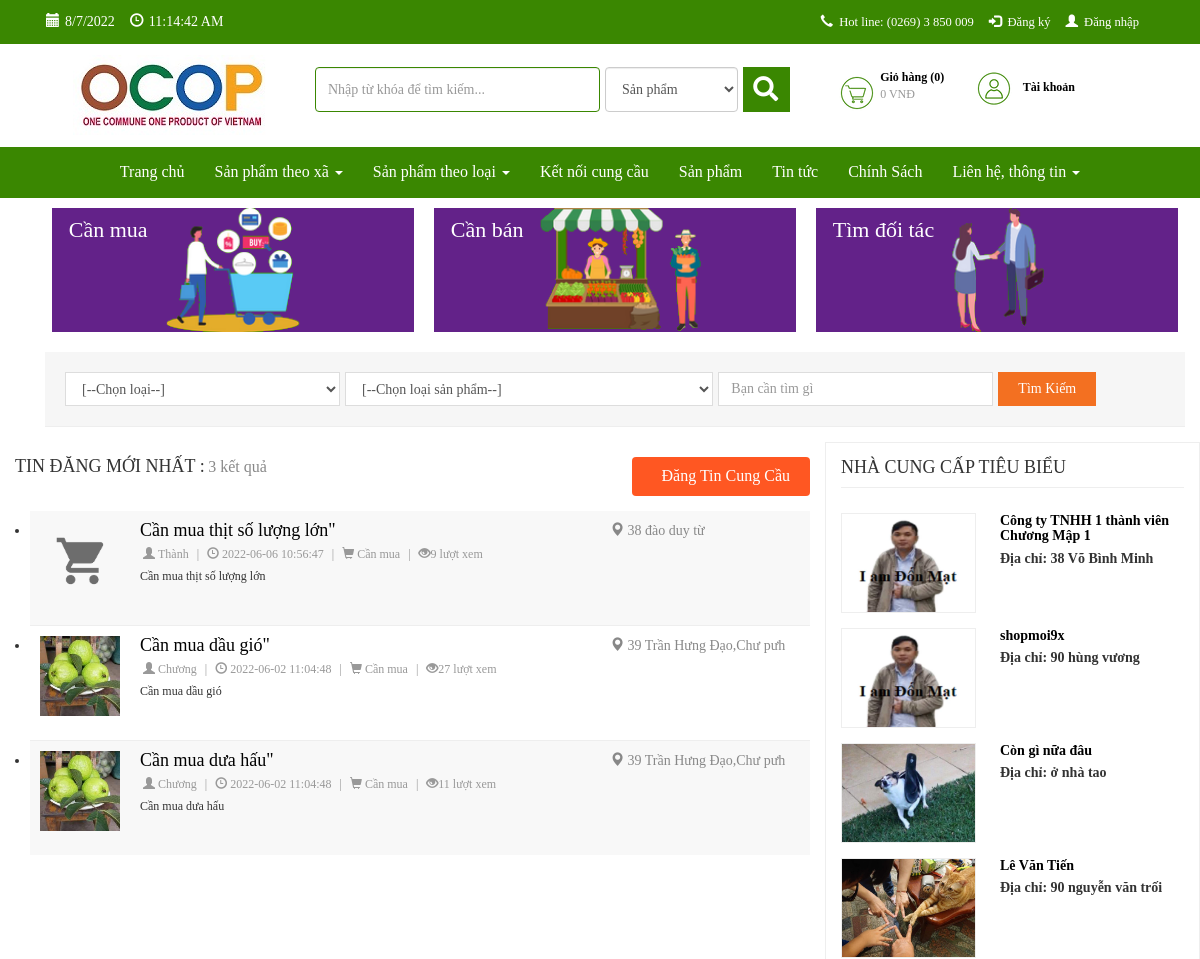
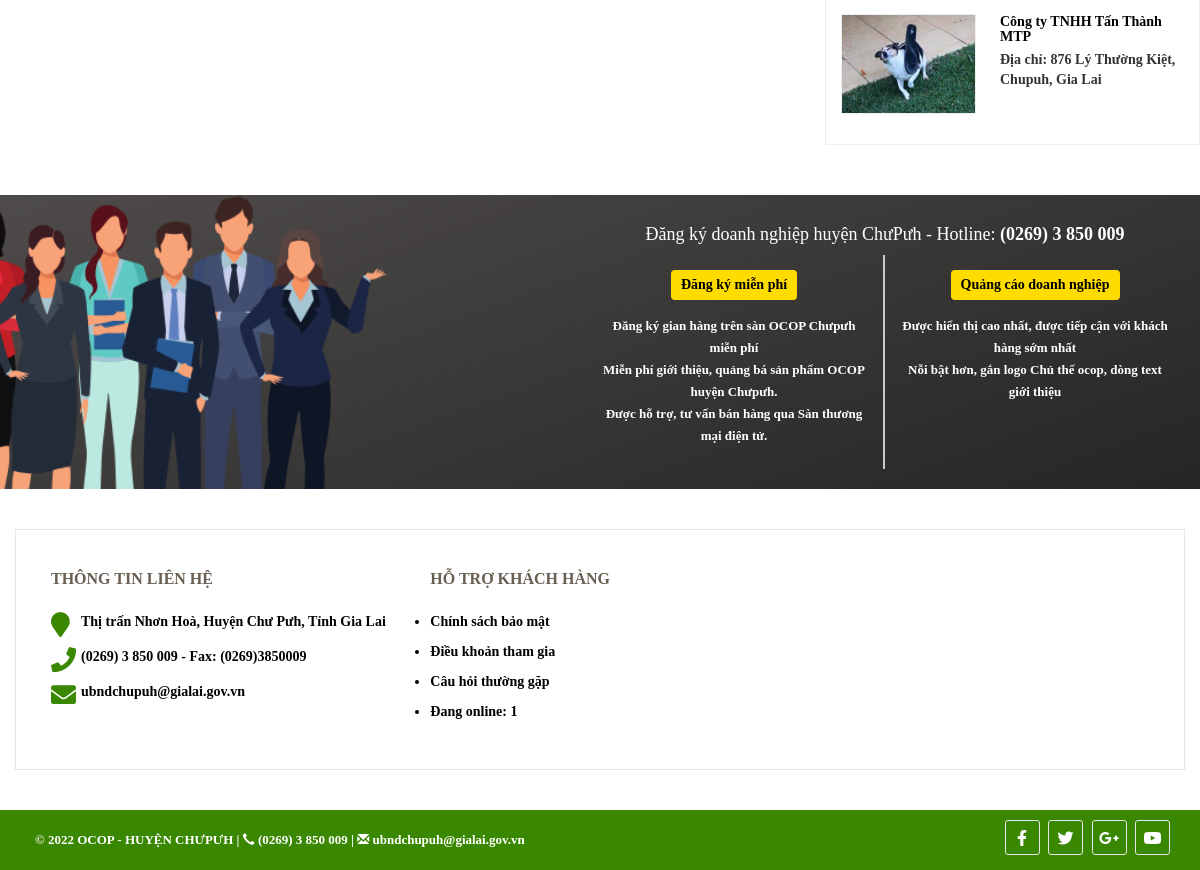
The page /index.php/ketnoicungcau/cung on the database its author committed (2 pictures, top to bottom).
### tables this page shows
CREATE TABLE `db_ketnoicungcau` (
  `id` int(11) NOT NULL,
  `nguoidang` varchar(100) NOT NULL,
  `phone` varchar(100) NOT NULL,
  `address` varchar(255) NOT NULL,
  `tieude` varchar(255) NOT NULL,
  `detail` text NOT NULL,
  `catid` int(11) DEFAULT NULL,
  `ngaydang` datetime NOT NULL,
  `luotxem` int(11) NOT NULL,
  `trash` int(1) NOT NULL DEFAULT 1,
  `status` int(1) NOT NULL DEFAULT 1,
  `price` varchar(255) NOT NULL,
  `hinhanh` varchar(255) DEFAULT NULL,
  `type` int(11) NOT NULL DEFAULT 1
);

CREATE TABLE `db_user` (
  `id` int(11) NOT NULL,
  `fullname` varchar(255) NOT NULL,
  `username` varchar(225) NOT NULL,
  `password` varchar(64) NOT NULL,
  `role` int(11) NOT NULL,
  `email` varchar(255) NOT NULL,
  `gender` int(1) NOT NULL,
  `phone` varchar(15) NOT NULL,
  `address` varchar(255) NOT NULL,
  `img` varchar(255) NOT NULL,
  `created` datetime NOT NULL,
  `trash` int(1) NOT NULL DEFAULT 1,
  `status` int(1) NOT NULL DEFAULT 1,
  `detail` text DEFAULT NULL,
  `star` int(11) NOT NULL DEFAULT 1
);

### application/controllers/Ketnoicungcau.php (called while the page is built, shortened)
<?php
class Ketnoicungcau extends CI_Controller {
    function __construct() {
        $this->load->model('frontend/Mproduct');
        $this->load->model('frontend/Mcategory');
        $this->load->model('frontend/Mcontent');
		$this->load->model('frontend/Mproducer');
		$this->load->model('backend/Muser');
		$this->load->model('frontend/Mketnoicungcau');
        $this->data['com']='ketnoicungcau';
    }
	public function cung(){
		$this->load->library('phantrang');
		$limit=10;
		$current=$this->phantrang->PageCurrent();
		$first=$this->phantrang->PageFirst($limit, $current);
		$type =1;
		$total=$this->Mketnoicungcau->cungcau_list_count($type);
		$this->data['strphantrang']=$this->phantrang->PagePer($total, $current, $limit, $url='ketnoicungcau');
		$this->data['list']=$this->Mketnoicungcau->cungcau_list($limit,$first,$type);
		$this->data['listShop']=$this->Muser->users_banhang_five();
		$this->data['title']="OCOP CHƯPƯH - Liên hệ";
		$this->data['view']='index';
		$this->load->view('frontend/layout',$this->data);
	}
}

### index.php (called while the page is built, shortened)
<?php
require_once BASEPATH.'core/CodeIgniter.php';

### application/models/frontend/Mketnoicungcau.php (called while the page is built, shortened)
<?php
class Mketnoicungcau extends CI_Model {
    public function __construct()
    {
        $this->table = $this->db->dbprefix('ketnoicungcau');
    }
    public function cungcau_list($limit, $first,$type){
        $this->db->where('trash', 1);
		$this->db->where('status', 1);
		$this->db->where('type', $type);
        $this->db->order_by('ngaydang', 'desc');
        $query = $this->db->get($this->table, $limit, $first);
        return $query->result_array();
    }
	public function cungcau_list_count($type){
        $this->db->where('status', 1);
        $this->db->where('trash', 1);
		$this->db->where('type', $type);
        $query = $this->db->get($this->table);
        return count($query->result_array());
    }
}

### application/models/backend/Muser.php (called while the page is built, shortened)
<?php if ( ! defined('BASEPATH')) exit('No direct script access allowed');
class Muser extends CI_Model {
	public function __construct(){
        $this->table = $this->db->dbprefix('user');
    }
	public function users_banhang_five(){
        $this->db->where('trash', 1);
        $this->db->where('id !=', 1);
		$this->db->where('role !=', 1);
		$this->db->limit(5);
        $this->db->order_by('id', 'desc');
        $query = $this->db->get($this->table);
        return $query->result_array();
    }
}

### application/views/frontend/components/ketnoicungcau/index.php (the view, shortened to what this page needs)
<section>
	<div class="container">
		<div class="container">
			<div class="buy-center">
				<div class="box-mark">
					<div class="row wrap-box-mark">
						<div class="col-md-4 col-xs-4">
							<div class="col-mark">
								<a href="ketnoicungcau/cung">
									<img src="public/images/ketnoicungcau/mua.png" class="cursorsHover" style="width:100%;height:100%">
									<div class="headingmark cursorsHover">Cần mua</div>
								</a>
							</div>
						</div>
						<div class="col-md-4 col-xs-4">
							<div class="col-mark">
								<a href="ketnoicungcau/cau">
									<img src="public/images/ketnoicungcau/ban.png" class="cursorsHover" style="width:100%;height:100%">
									<div class="headingmark cursorsHover">Cần bán</div>
								</a>
							</div>
						</div>
						<div class="col-md-4 col-xs-4">
							<div class="col-mark">
								<a href="ketnoicungcau/doitac">
									<img src="public/images/ketnoicungcau/lienket.png" style="width:100%;height:100%">
									<div class="headingmark">Tìm đối tác</div>
								</a>
							</div>
						</div>
					</div>
				</div>
				<div class="search-kncc">
					<div class="form-inline">
					<form style="width:100%" action="<?php echo base_url() ?>ketnoicungcau/timkiem" method="POST" accept-charset="utf-8">
						<div class="col-md-3 col-100">
							<div class="form-group" style="width: 100%">
								<div class="input-group" style="width: 100%">
									<select name="loaicungcau" id="loaicungcau" class="form-control">
										<option value="">[--Chọn loại--]</option>
									</select>
								</div>
							</div>
						</div>
						<div class="col-md-4 col-100">
							<div class="form-group" style="width: 100%">
								<div class="input-group" style="width: 100%">
									<select name="loaisp" id="loaisp" class="form-control">
										<option value="">[--Chọn loại sản phẩm--]</option>
									</select>
								</div>
							</div>
						</div>
						<div class="col-md-3 col-100">
							<div class="form-group" style="width: 100%">
								<div class="input-group" style="width: 100%">
									<input style="width: 100%" value="" type="text" class="form-control" name="keyword" id="keyword" placeholder="Bạn cần tìm gì">
								</div>
							</div>
						</div>
						<div class="col-md-2 col-100">
							<div class="form-group" style="width: 100%">
								<div class="input-group" style="width: 100%">
									<button type="submit" class="btn-grid-search cursorsHover" id="btn-search-ads">Tìm kiếm</button>
								</div>
							</div>
						</div>
					</form>
					</div>
				</div>
				<div class="row">
					<div class="col-md-8">
						<div class="row heading-page- ">
							<div class="col-md-6  col-xs-12  block-h1 results-typeAds">
								<h1>TIN ĐĂNG MỚI NHẤT :</h1>
								<h4 name="results-count"> <?php echo count($list) ?> kết quả</h4>
							</div>
							<div class="col-md-6  col-xs-12  block-h1" style="padding-right:15px !important">
								<?php if($this->session->userdata('sessionKhachHang')) :?>
									<button class="button-dangtin" data-toggle="modal" data-target="#cungcau_modal"><i class="fa fa-pencil" aria-hidden="true" style="margin-right: 10px;"></i>Đăng tin cung cầu</button>
								<?php else :?>
									<button class="button-dangtin" data-toggle="tooltip" data-placement="top" title="Bạn cần đăng nhập để có thể đăng tin cung cầu !"><i class="fa fa-pencil" aria-hidden="true" style="margin-right: 10px;"></i>Đăng tin cung cầu</button>
								<?php endif; ?>
							</div>
						</div>
						<div class="buy-center-linked-list ">
							<ul class="buy-center-linked-list-columns">
								<?php if (count($list) == 0) : ?>
									<p>Chưa có tin nào !</p>
								<?php else : ?>
									<?php foreach ($list as $sp) : ?>
										<li class="buy-li">
											<div class="col-md-9 col-sm-9 buy-left">
												<div class="news-buy">
													<div class="icon-buy-li">
														<a>
															<img style="width: 100%;height: 100%;" src="public/images/ketnoicungcau/<?php echo $sp['hinhanh'] ?>" alt="">
														</a>
													</div>
													<div class="wrap-buy-li">
														<h4><a class="help-center-link" href="#detail_modal" data-toggle="modal" data-detalhes='<?= json_encode($sp); ?>' data-id="<?php echo $sp['id'] ?>"><?php echo $sp['tieude'] ?>"</a></h4>
														<div class="info-buy">
															<span class="userport">
																<span><i class="glyphicon glyphicon-user" aria-hidden="true"></i><a href="#" class="cursorsHover"><?php echo $sp['nguoidang'] ?></a></span>
															</span>
															<span style="margin-left: 5px;margin-right: 5px">|</span>
															<span class="port-time">
																<span><i class="glyphicon glyphicon-time" aria-hidden="true"></i> <?php echo $sp['ngaydang'] ?></span>
															</span>
															<span style="margin-left: 5px;margin-right: 5px">|</span>
															<span class="port-time">
																<?php if ($sp['type'] == 1) : ?>
																	<span><i class="glyphicon glyphicon-shopping-cart" aria-hidden="true"></i> Cần mua</span>
																<?php elseif ($sp['type'] == 2) : ?>
																	<span><i class="glyphicon glyphicon-leaf" aria-hidden="true"></i> Cần bán</span>
																<?php else : ?>
																	<span><i class="glyphicon glyphicon-lock" aria-hidden="true"></i> Tìm đối tác</span>
																<?php endif; ?>
															</span>
															<span style="margin-left: 5px;margin-right: 5px">|</span>
															<span class="port-time">
																<span><i class="glyphicon glyphicon-eye-open" aria-hidden="true"></i><?php echo $sp['luotxem'] ?> lượt xem</span>
															</span>
														</div>
														<div class="post-desc">
															<?php echo $sp['tieude'] ?>
														</div>
													</div>
												</div>
											</div>
											<div class="col-md-3 col-sm-3 text-l">
												<div class="post-area">
													<i class="glyphicon glyphicon-map-marker" aria-hidden="true"></i>
													<?php echo $sp['address'] ?>
												</div>
											</div>
											<div class="clearfix"></div>
										</li>
									<?php endforeach; ?>
							</ul>
						<?php endif; ?>
						</div>
					</div>
					<div class="col-md-4">
						<div class="ncc-center-topic">
							<div class="block-h1">
								<h1>Nhà cung cấp tiêu biểu</h1>
							</div>
							<div class="wrap-ncc-r match-my-cols is-flex1">
								<?php if (count($listShop) == 0) : ?>
									<p>Không có nhà cung cấp !</p>
								<?php else : ?>
									<?php foreach ($listShop as $ls) : ?>
										<div class="ncc-rightlist media">
											<a class="pull-left" href="doanhngiep/detail/<?php echo $ls['id'] ?>">
												<img style="width: 100%;height: 100%;" class="img-ncc-right-list" title="" alt="" src="public/images/admin/<?php echo $ls['img'] ?>">
											</a>
											<div class="media-body">
												<h4 class="media-heading"><a href="doanhngiep/detail/<?php echo $ls['id'] ?>"><?php echo $ls['fullname'] ?></a></h4>
												<p style="margin-bottom: 0"><b>Địa chỉ: <?php echo $ls['address'] ?></p>
											</div>
										</div>
									<?php endforeach; ?>
							</div>
						<?php endif; ?>
						</div>
					</div>
				</div>
			</div>
		</div>
	</div>
</section>

### public/css/style.css (style rules this page uses)
@media (min-width: 768px) { .container-fluid,.col-lg-1, .col-lg-10, .col-lg-11, .col-lg-12, .col-lg-2, .col-lg-3, .col-lg-4, .col-lg-5, .col-lg-6, .col-lg-7, .col-lg-8, .col-lg-9, .col-md-1, .col-md-10, .col-md-11, .col-md-12, .col-md-2, .col-md-3, .col-md-4, .col-md-5, .col-md-6, .col-md-7, .col-md-8, .col-md-9, .col-sm-1, .col-sm-10, .col-sm-11, .col-sm-12, .col-sm-2, .col-sm-3, .col-sm-4, .col-sm-5, .col-sm-6, .col-sm-7, .col-sm-8, .col-sm-9, .col-xs-1, .col-xs-10, .col-xs-11, .col-xs-12, .col-xs-2, .col-xs-3, .col-xs-4, .col-xs-5, .col-xs-6, .col-xs-7, .col-xs-8, .col-xs-9 { position: relative; min-height: 1px; padding-right: 0px !important; padding-left: 0px !important; } }
@media (min-width: 768px) { .form-inline .form-group { display: inline-block; margin-bottom: 0; vertical-align: middle; } }
* { font-family: Roboto, sans-serif; margin: 0; padding: 0; }
* { font-family:tahoma; }
select { border-radius: 0; }
input, button, select, textarea { font-family: inherit; font-size: inherit; line-height: inherit; }
input { line-height: normal; }
button, input, optgroup, select, textarea { margin: 0; font: inherit; color: inherit; }
.row:after { content: ""; display: table; clear: both; }

### public/css/ketnoi.css (style rules this page uses)
.buy-center-linked-list { margin-bottom: 50px; }
.buy-center-linked-list-columns li:nth-child(2n+1) { background-color: #f8f8f8; }
.buy-center-linked-list-columns li { border-bottom: 1px solid #eee; padding: 10px; }
.news-buy { display: flex; align-items: top; align-content: top; justify-content: flex-start; }
.buy-center-linked-list-columns li:last-child { border-bottom: none; }
.icon-buy-li { -webkit-flex-basis: 50px; flex-basis: 50px; max-width: 80px; min-width: 80px; height: 80px; }
.wrap-buy-li { margin-left: 20px; }
.wrap-buy-li h4 { margin: 0 }
.info-buy, .info-buy a { margin-top: 5px; color: #999; font-size: 12px; padding-left: 3px; }
.post-area { color: #888; font-weight: 300; }
.post-desc { position: relative; padding-top: 5px; font-size: 12px; overflow: hidden; display: -webkit-box; -webkit-line-clamp: 2; -webkit-box-orient: vertical; text-overflow: ellipsis; max-height: 3.6em; text-align: justify; margin-right: -1em; padding-right: 1em; }
.buy-left { padding-left: 0 }
.ncc-rightlist .pull-left { width: 135px; height: 100px; border:1px solid #eee; margin-right: 24px; text-align: center; padding-right: 0; }
.ncc-rightlist .media-heading { font-size: 14px; font-weight: 600; }
.ncc-center-topic { margin-left: 15px; margin-top: 15px; margin-bottom: 30px; background-color: #fff; border:1px solid #eee; padding: 15px; }
.ncc-center-topic .block-h1 { border-bottom: 1px solid #eee; width: 100%; padding-bottom: 8px; }
.wrap-ncc-r { margin-top:25px; }
.button-dangtin { padding: 8px 20px; font-size: 16px; text-transform: capitalize; font-weight: 500; background: #ff5722; border: none; text-transform: capitalize; color: #fff; float: right; border-radius: 4px; }
.ncc-rightlist { margin-bottom: 15px; }
.search-kncc { padding: 15px 0 15px 15px; background-color: #f6f6f6; border-bottom: 1px solid #eee }
.search-kncc .form-inline { display: flex; flex-flow: row; flex-wrap: wrap; }
.search-kncc .form-control, .search-kncc .input-group { width: 95%; display: inline-block !important; padding-right:5px ; }
.search-kncc .form-control { border-radius: 0; border:1px solid #ddd; box-shadow: none; }
button.btn-grid-search, button.btn-grid-search:active { padding: 7px 20px; font-size: 14px; text-transform: capitalize; font-weight: 500; background: #f37021; border: none; text-transform: capitalize; color: #fff; border-radius: 0px; max-height: 34px; }
.heading-page- { margin-top: 30px; }
.box-mark { text-align: center; }
.col-mark { position: relative; margin-top: 10px; padding: 0px 10px 0px 10px; }
.headingmark { position: absolute; left: 7%; bottom: 70%; color: #fff; font-size: 22px; }
.search-kncc { padding: 20px 0 20px 20px; background-color: #f6f6f6; margin-top: 20px; }
.block-h1 { margin-bottom: 15px; }
.block-h1 h1 { font-size: 24px; margin-bottom: 15px; display: inline; font-weight: 300; text-transform: uppercase; }
.block-h1 h4 { display: inline; font-size: 16px; font-weight: 300; color: #898989; }
.wrap-box-mark { margin-left: -3px; margin-right: -3px; }
.wrap-box-mark .col-xs-4 { padding-right: 3px; padding-left: 3px; }
.icon-buy-li img { width: 100%; height: 100%; }

### rows shown on the page
db_ketnoicungcau: hinhanh (picture), tieude "Cần mua thịt số lượng lớn", nguoidang "Thành", ngaydang "2022-06-06 10:56:47", type 1 (drawn), luotxem "9", address "38 đào duy từ"
db_ketnoicungcau: hinhanh (picture), tieude "Cần mua dầu gió", nguoidang "Chương", ngaydang "2022-06-02 11:04:48", type 1 (drawn), luotxem "27", address "39 Trần Hưng Đạo,Chư pưh"
db_ketnoicungcau: hinhanh (picture), tieude "Cần mua dưa hấu", nguoidang "Chương", ngaydang "2022-06-02 11:04:48", type 1 (drawn), luotxem "11", address "39 Trần Hưng Đạo,Chư pưh"
db_user: img (picture), fullname "Công ty TNHH 1 thành viên Chương Mập 1", address "38 Võ Bình Minh"
db_user: img (picture), fullname "shopmoi9x", address "90 hùng vương"
db_user: img (picture), fullname "Còn gì nữa đâu", address "ở nhà tao"
db_user: img (picture), fullname "Lê Văn Tiến", address "90 nguyễn văn trối"
db_user: img (picture), fullname "Công ty TNHH Tấn Thành MTP", address "876 Lý Thường Kiệt, Chupuh, Gia Lai"

### other values the page prints
count($list) "3"
$active_sessions "1"
